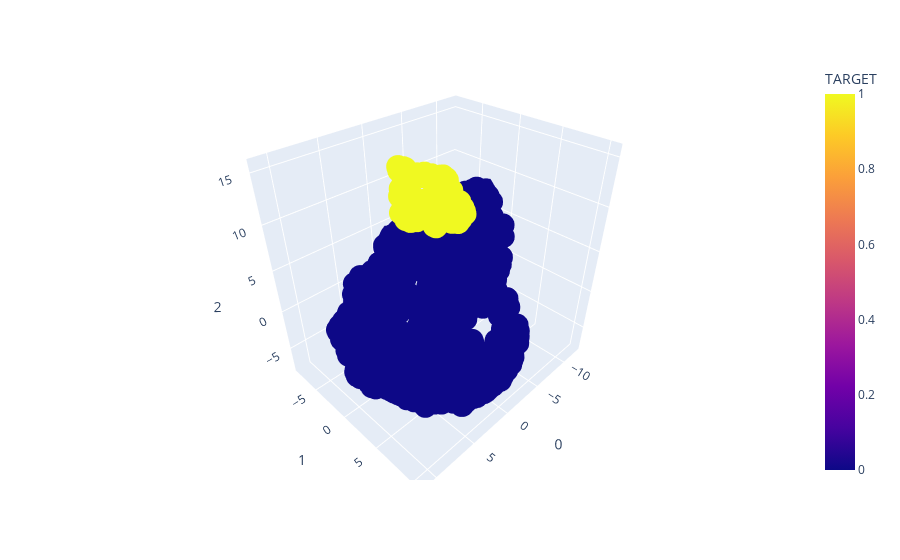

Write notebook code for a chart like this one.
### Code cell
tsne = TSNE(n_components=3, random_state=0)
projections = tsne.fit_transform(tsne_data)

fig = px.scatter_3d(
    projections, x=0, y=1, z=2,
    color=tsne_data.TARGET, labels={'color': 'TARGET'}
)
fig.update_traces(marker_size=8)
fig.show()

### Figure 1 — Plotly figure (JSON) as saved in the notebook; plotly's stock layout.template omitted (floating-point values rounded to 4 significant figures; data arrays with more than 128 entries replaced by an {"elided": "..."} marker saying what was removed)
{"data": [{"hovertemplate": "0=%{x}<br>1=%{y}<br>2=%{z}<br>TARGET=%{marker.color}<extra></extra>", "legendgroup": "", "marker": {"color": {"elided": "1000 int values"}, "coloraxis": "coloraxis", "size": 8, "symbol": "circle"}, "mode": "markers", "name": "", "scene": "scene", "showlegend": false, "type": "scatter3d", "x": {"elided": "1000 float values"}, "y": {"elided": "1000 float values"}, "z": {"elided": "1000 float values"}}], "layout": {"coloraxis": {"colorbar": {"title": {"text": "TARGET"}}, "colorscale": [[0, "#0d0887"], [0.1111, "#46039f"], [0.2222, "#7201a8"], [0.3333, "#9c179e"], [0.4444, "#bd3786"], [0.5556, "#d8576b"], [0.6667, "#ed7953"], [0.7778, "#fb9f3a"], [0.8889, "#fdca26"], [1, "#f0f921"]]}, "legend": {"tracegroupgap": 0}, "margin": {"t": 60}, "scene": {"domain": {"x": [0, 1], "y": [0, 1]}, "xaxis": {"title": {"text": "0"}}, "yaxis": {"title": {"text": "1"}}, "zaxis": {"title": {"text": "2"}}}}}
